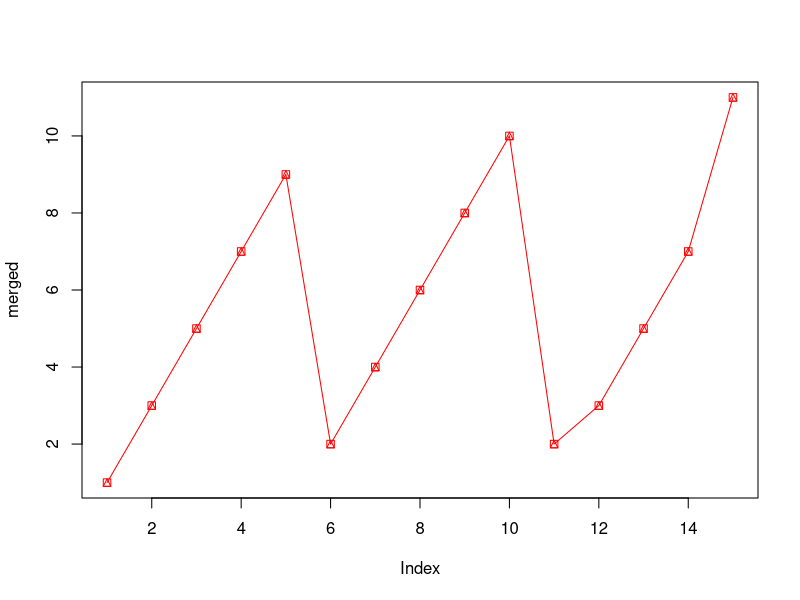
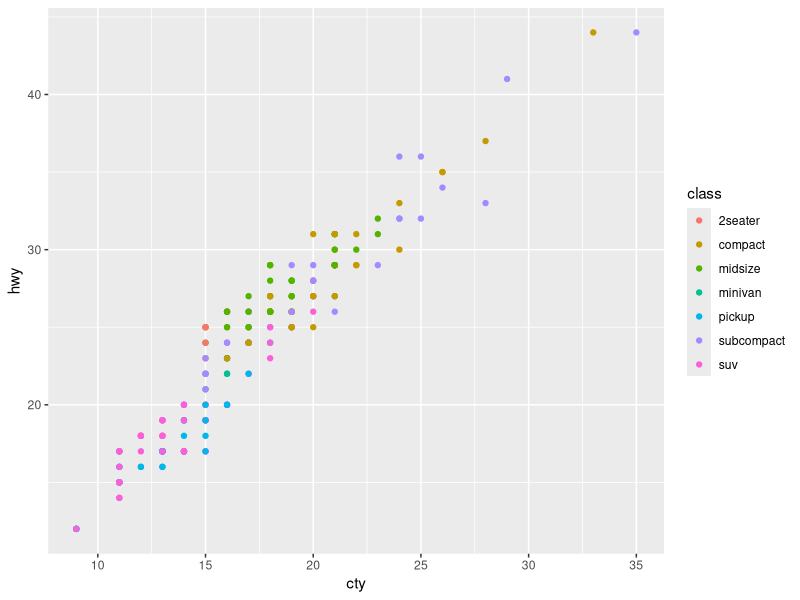

Reproduce these figures in R, in order.

first <- c(1,3,5,7,9)
second <- c(2,4,6,8,10)
third <- c(2,3,5,7,11)
# Combining the three vectors to become 3x5 matrix
merged <- c(first, second, third)
matrics <- matrix(merged,3,5,TRUE)

# printing the content of the matrix
print(matrics)

# Plot a graph and label
plot(merged, type ="o", col="red", pch=14)

# Task 2
name <- c("Adam","Bob","Charles","David","Elijah")
age <- c(23,45,12,32,28)
role <- c("Manager","Accountant","Clerk","Receptionist","Secretary")
service_length <- c(15,10,12,9,4)
employee <- data.frame(name,age,role,service_length)
print(employee)

# Task 3
install.packages("ggplot2")
library(ggplot2)

# to find a toy data set
data(package = "ggplot2")
x <- 1:20 
y <- x^2
print(x)
print(y)

qplot(data = mpg, x = cty, y = hwy, geom = "point", color = class)

